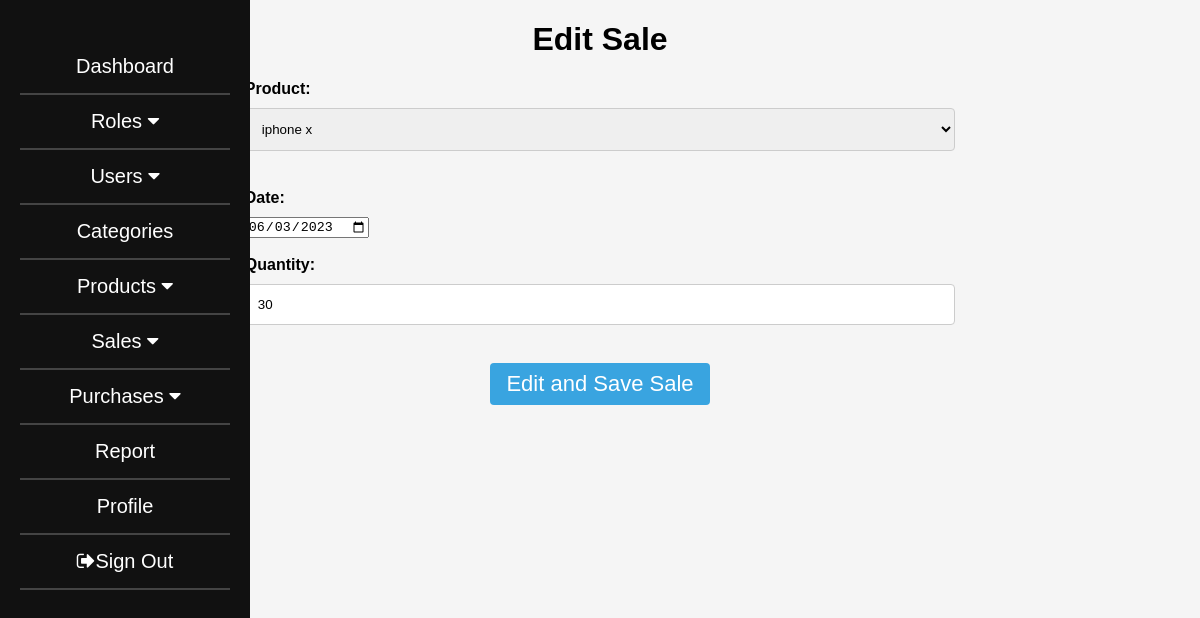
The page /RWInventory/editsales.php?id=37 on the database its author committed.
### tables this page shows
CREATE TABLE `sales` (
  `sale_id` int(11) NOT NULL,
  `product_name` varchar(255) NOT NULL,
  `date` date NOT NULL,
  `quantity` varchar(255) NOT NULL,
  `total_price` int(255) NOT NULL,
  `company_id` int(11) NOT NULL
);

CREATE TABLE `products` (
  `product_id` int(11) NOT NULL,
  `product_name` varchar(255) NOT NULL,
  `price` int(11) NOT NULL,
  `quantity` int(11) NOT NULL,
  `category` varchar(255) NOT NULL,
  `availability` varchar(255) NOT NULL,
  `image_path` varchar(255) NOT NULL,
  `company_id` int(11) NOT NULL
);

### RWInventory/editsales.php (the view, shortened to what this page needs)
<?php
    require_once('connect.php');
    $id = $_GET["id"];
      $sql = "SELECT * FROM sales WHERE sale_id = ?";
      $stmt = $connect->prepare($sql);
      $stmt->bind_param("i", $id);
      $stmt->execute();
      $result = $stmt->get_result();
      $data = $result->fetch_assoc();
      $name = $data['product_name'];
      $date = $data['date'];
      $quantity = $data['quantity'];
?>
<!DOCTYPE html>
<html lang="en">
<head>
    <link rel="stylesheet" href="https://cdnjs.cloudflare.com/ajax/libs/font-awesome/4.7.0/css/font-awesome.min.css">
</head>
<body>
      <div class="sidebar">
    <ul>
        <li><a href="dash.php">Dashboard</a></li>
        <li class="dropdown">
        <a href="#" class="dropdown-toggle" data-toggle="dropdown">
            Roles <i class="fa fa-caret-down"></i>
        </a>
    </li>
    <li class="dropdown">
        <a href="#" class="dropdown-toggle" data-toggle="dropdown">
            Users <i class="fa fa-caret-down"></i>
        </a>
    </li>
    <li><a href="categories.php">Categories</a></li>
    <li class="dropdown">
        <a href="#" class="dropdown-toggle" data-toggle="dropdown">
            Products <i class="fa fa-caret-down"></i>
        </a>
    </li>
    <li class="dropdown">
        <a href="#" class="dropdown-toggle" data-toggle="dropdown">
            Sales <i class="fa fa-caret-down"></i>
        </a>
    </li>
    <li class="dropdown">
        <a href="#" class="dropdown-toggle" data-toggle="dropdown">
            Purchases <i class="fa fa-caret-down"></i>
        </a>
    </li>
    <li><a href="report.php">Report</a></li>
    <li><a href="profile.php">Profile</a></li>
    <li class="signout"><a href="login.php"><i class="fa fa-sign-out"></i>Sign Out</a></li>
</ul>
	</div>
	<h1>Edit Sale</h1>
	<form action="editsales.php?id=<?php echo $id; ?>" method="POST" enctype="multipart/form-data">
    <label for="product-name">Product:</label>
		<select name="product-name" id="product-name" title="product-name" aria-placeholder="Choose product">
        <?php
        $sql = "SELECT * FROM products";
        $result = mysqli_query($connect, $sql);
        while ($row = mysqli_fetch_assoc($result)) {
            echo '<option value="' . $row['product_name'] . '"' . ($row['product_name'] == $name ? 'selected' : '') . '>' . $row['product_name'] . '</option>';
        }
        ?>
    </select><br><br>
    <label for="product-date">Date:</label>
		<input type="date" id="product-date" name="product-date" value="<?php echo $date; ?>"><br><br>
		<label for="product-quantity">Quantity:</label>
		<input type="text" id="product-quantity" name="product-quantity" value="<?php echo $quantity; ?>"><br><br>
		<button type="submit" name="edit_sales">Edit and Save Sale</button>
	</form>
</body>
</html>

### RWInventory/editsales.php (style rules this page uses)
body { font-family: Arial, sans-serif; background-color: #f5f5f5; }
.sidebar { height: 100%; width: 250px; position: fixed; z-index: 1; top: 0; left: 0; background-color: #111; overflow-x: hidden; padding-top: 20px; }
.sidebar ul { list-style-type: none; margin: 10px; padding: 10px; }
.sidebar ul li { border-bottom: 2px solid #444; padding: 15px; text-align: center; }
.sidebar ul li a { color: #fff; display: block; font-size: 20px; text-decoration: none; }
h1 { text-align: center; }
button { background-color: #39A4E0; color: white; border: none; padding: 8px 16px; text-align: center; text-decoration: none; display: inline-block; font-size: 22px; margin: 4px 2px; cursor: pointer; border-radius: 4px; display: block; margin: 0 auto; }
form { width: 60%; margin: 0 auto; }
label { display: block; font-weight: bold; margin-bottom: 10px; }
input[type="text"], select { width: 100%; padding: 12px; border: 1px solid #ccc; border-radius: 4px; box-sizing: border-box; margin-bottom: 20px; }

### rows shown on the page
sales: product-name "iphone x", product-date "06/03/2023", product-quantity "30"
